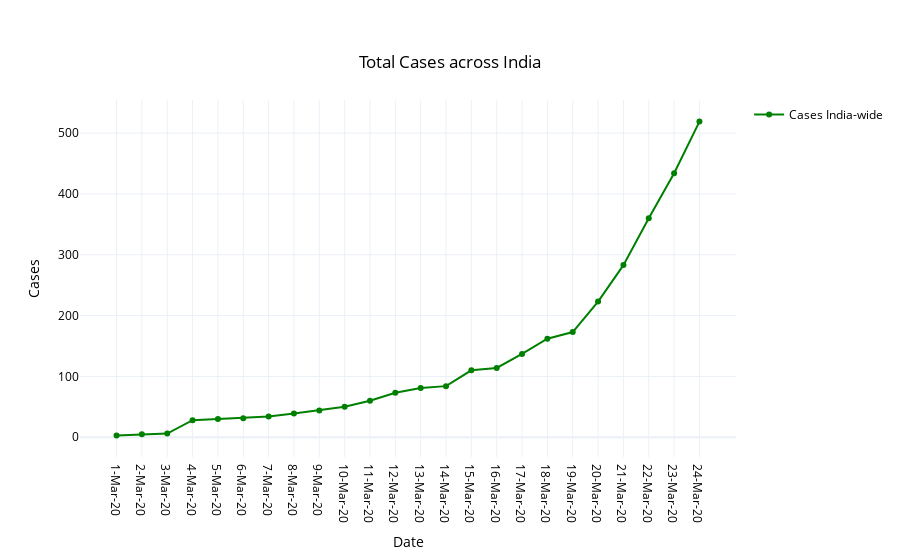

Notebook code cell kept with this figure:
### Markdown cell above
## Data Across India

### Code cell
fig = go.Figure(data=go.Scatter(x=df2['DATE'], y=df2['TOTAL_CASES'], name='Cases India-wide', mode='lines+markers', line_color='green'))
fig.update_layout(
    showlegend=True,
    title= {
        'text': 'Total Cases across India',
        'y':0.9,
        'x':0.5,
        'xanchor': 'center',
        'yanchor': 'top'
    },
    
    xaxis_title="Date",
    yaxis_title="Cases",
    template='plotly_white',
    font=dict(
        color="black"
    )
)
fig.show()

### Figure 1 — Plotly figure (JSON) as saved in the notebook; plotly's stock layout.template omitted (floating-point values rounded to 4 significant figures)
{"data": [{"line": {"color": "green"}, "mode": "lines+markers", "name": "Cases India-wide", "type": "scatter", "x": ["1-Mar-20", "2-Mar-20", "3-Mar-20", "4-Mar-20", "5-Mar-20", "6-Mar-20", "7-Mar-20", "8-Mar-20", "9-Mar-20", "10-Mar-20", "11-Mar-20", "12-Mar-20", "13-Mar-20", "14-Mar-20", "15-Mar-20", "16-Mar-20", "17-Mar-20", "18-Mar-20", "19-Mar-20", "20-Mar-20", "21-Mar-20", "22-Mar-20", "23-Mar-20", "24-Mar-20"], "y": [3, 5, 6, 28, 30, 31, 34, 39, 44, 50, 60, 73, 81, 84, 110, 114, 137, 162, 173, 223, 283, 360, 434, 519]}], "layout": {"font": {"color": "black"}, "showlegend": true, "title": {"text": "Total Cases across India", "x": 0.5, "xanchor": "center", "y": 0.9, "yanchor": "top"}, "xaxis": {"title": {"text": "Date"}}, "yaxis": {"title": {"text": "Cases"}}}}
